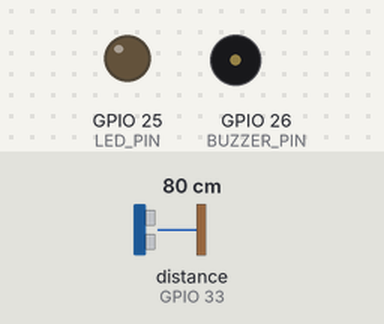
Bench run of a sketch on a simulated ESP32. Shown: output pins drawn as LEDs (lit = HIGH), buzzer (waves = sounding). Wiring (inferred from the names in the program): ultrasonic range finder: trigger GPIO 32; echo GPIO 33. The test bench sets the inputs (shaded band); at power-on: distance to the obstacle (sensor on GPIO 33) 80 cm. The echo pulse lasts 58.3 µs per cm; WiFi joins after 1.5 s; servers stay silent unless stated; pins used as bus, display or sensor lines are not drawn; what the sketch prints to the serial monitor is not drawn.

Above: at 3.2 s.
3.3 s: distance to the obstacle (sensor on GPIO 33) set to 54 cm
4.8 s: distance to the obstacle (sensor on GPIO 33) set to 46 cm
At 5.9 s:
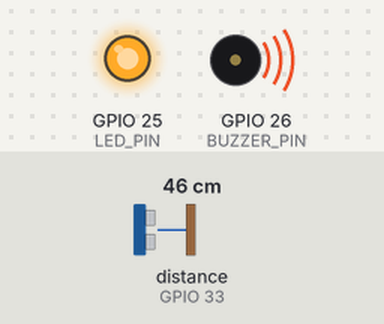
6.3 s: distance to the obstacle (sensor on GPIO 33) set to 60 cm
At 6.9 s:
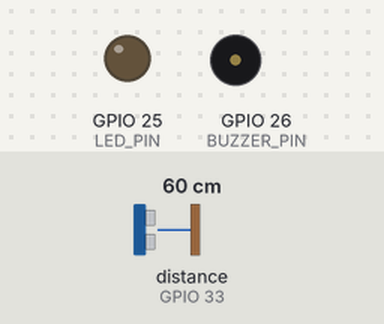
7.8 s: distance to the obstacle (sensor on GPIO 33) set to 2 cm
At 8.7 s:
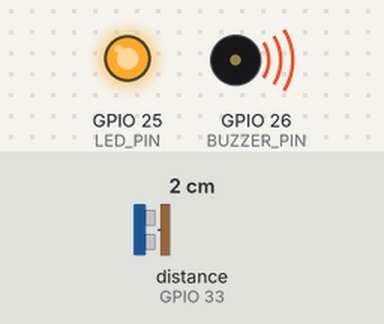
Timing chart, 0 to 10.3 s (numbered marks = the images above; inputs shaded):
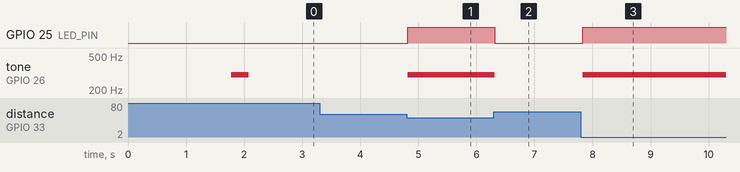

Measured:
- the behaviour switches between 50 and 49 cm on distance to the obstacle (sensor on GPIO 33) (found by bisection; images 0 and 1)
- after the input at 3.3 s, every drawn part: stays the same
- after the input at 4.8 s, GPIO 25 (LED_PIN): LOW → HIGH at once; tone on GPIO 26 (BUZZER_PIN): silent → 300 Hz at once
- after the input at 6.3 s, GPIO 25 (LED_PIN): HIGH → LOW at once; tone on GPIO 26 (BUZZER_PIN): 300 Hz → silent at once
- after the input at 7.8 s, GPIO 25 (LED_PIN): LOW → HIGH at once; tone on GPIO 26 (BUZZER_PIN): silent → 300 Hz at once

The sketch:

mail_sender_ultrasonic_alarm.ino
```cpp
#include <WiFi.h>
#include <ESP_Mail_Client.h>

/* ---------- PINLER ---------- */
#define LED_PIN     25
#define BUZZER_PIN  26
#define TRIG_PIN    32
#define ECHO_PIN    33

/* ---------- BUZZER ---------- */
#define BUZZER_FREQ 300
#define BUZZER_RES  8

/* ---------- WIFI ---------- */
const char* ssid = "WiFi_ssid";
const char* password = "WiFi_password";

/* ---------- EMAIL ---------- */
#define AUTHOR_EMAIL "gönderici@gmail.com"
#define AUTHOR_PASS  "göndericiparolasi"
#define RECIPIENT_EMAIL "alici@gmail.com"

SMTPSession smtp;
SMTP_Message message;

/* ---------- AYARLAR ---------- */
float refDistance = 0;
const float threshold = 30.0;   // hassasiyet (cm)
bool alarmSent = false;

/* ---------- MESAFE ---------- */
float getDistance() {
  digitalWrite(TRIG_PIN, LOW);
  delayMicroseconds(2);
  digitalWrite(TRIG_PIN, HIGH);
  delayMicroseconds(10);
  digitalWrite(TRIG_PIN, LOW);

  long duration = pulseIn(ECHO_PIN, HIGH, 12000);
  if (duration == 0) return -1;
  return duration * 0.034 / 2;
}

/* ---------- HIZLI DOĞRULAMA ---------- */
bool motionDetected() {
  float d1 = getDistance();
  delayMicroseconds(8000); // 8 ms
  float d2 = getDistance();

  if (d1 < 0 || d2 < 0) return false;

  return (abs(d1 - refDistance) > threshold &&
          abs(d2 - refDistance) > threshold);
}

/* ---------- BUZZER ---------- */
void buzzerOn()  { ledcWriteTone(BUZZER_PIN, BUZZER_FREQ); }
void buzzerOff() { ledcWriteTone(BUZZER_PIN, 0); }

/* ---------- EMAIL ---------- */
void sendMail() {
  if (alarmSent) return;

  Session_Config config;
  config.server.host_name = "smtp.gmail.com";
  config.server.port = 465;
  config.login.email = AUTHOR_EMAIL;
  config.login.password = AUTHOR_PASS;
  config.login.user_domain = "";

  message.sender.name = "ESP32 Alarm";
  message.sender.email = AUTHOR_EMAIL;
  message.subject = "ESP32 ALARMI";
  message.addRecipient("User", RECIPIENT_EMAIL);
  message.text.content = "HAREKET ALGILANDI";
  message.text.charSet = "utf-8";

  smtp.connect(&config);

  if (MailClient.sendMail(&smtp, &message)) {
    Serial.println("MAIL GÖNDERİLDİ");
    alarmSent = true;
  } else {
    Serial.println("MAIL HATASI");
  }
}

/* ---------- SETUP ---------- */
void setup() {
  Serial.begin(115200);

  pinMode(LED_PIN, OUTPUT);
  pinMode(TRIG_PIN, OUTPUT);
  pinMode(ECHO_PIN, INPUT);

  ledcAttach(BUZZER_PIN, BUZZER_FREQ, BUZZER_RES);

  WiFi.begin(ssid, password);
  Serial.print("WiFi bağlanıyor");
  while (WiFi.status() != WL_CONNECTED) {
    delay(300);
    Serial.print(".");
  }
  Serial.println("\nWiFi OK");

  // Referans mesafe (HIZLI)
  float sum = 0;
  for (int i = 0; i < 5; i++) {
    sum += getDistance();
    delay(50);
  }
  refDistance = sum / 5;

  Serial.print("Referans: ");
  Serial.println(refDistance);

  // TEST
  buzzerOn();
  delay(300);
  buzzerOff();
}

/* ---------- LOOP ---------- */
void loop() {
  static unsigned long lastCheck = 0;
  if (millis() - lastCheck < 40) return;
  lastCheck = millis();

  if (motionDetected()) {
    digitalWrite(LED_PIN, HIGH);
    buzzerOn();
    sendMail();
  } else {
    digitalWrite(LED_PIN, LOW);
    buzzerOff();
    alarmSent = false;
  }
}
```
